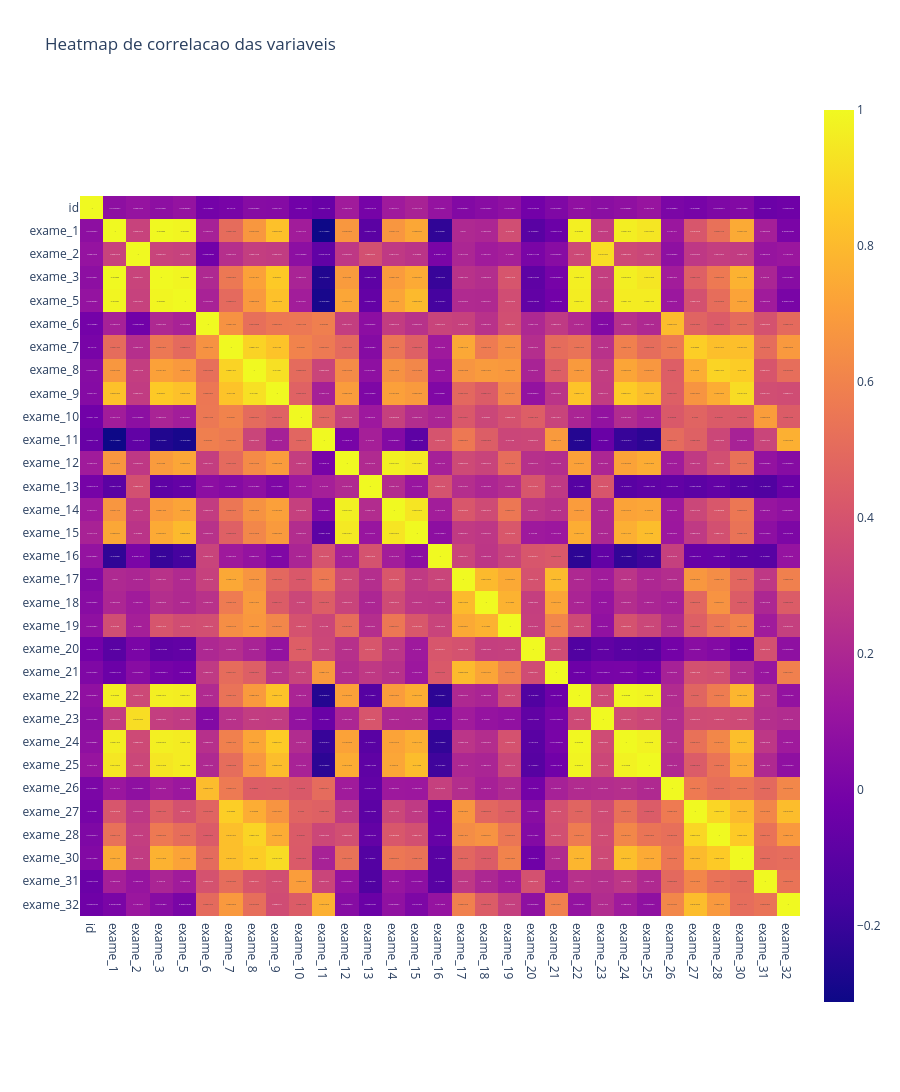

The notebook cell saved with this chart:
### Markdown cell above
## Heatmap de correlacao das variaveis

### Code cell
# criando matriz de correlacao das variaveis numericas
matriz_corr = df_num.corr()

# criando grafico de correlacao de variaveis com matriz de correlacao calculada
fig_heatmap = px.imshow(
    matriz_corr,
    title='Heatmap de correlacao das variaveis',
    text_auto=True,
    height=1200
)

fig_heatmap.show()

### Figure 1 — Plotly figure (JSON) as saved in the notebook; plotly's stock layout.template omitted (floating-point values rounded to 4 significant figures; data arrays with more than 128 entries replaced by an {"elided": "..."} marker saying what was removed)
{"data": [{"coloraxis": "coloraxis", "hovertemplate": "x: %{x}<br>y: %{y}<br>color: %{z}<extra></extra>", "name": "0", "texttemplate": "%{z}", "type": "heatmap", "x": ["id", "exame_1", "exame_2", "exame_3", "exame_5", "exame_6", "exame_7", "exame_8", "exame_9", "exame_10", "exame_11", "exame_12", "exame_13", "exame_14", "exame_15", "exame_16", "exame_17", "exame_18", "exame_19", "exame_20", "exame_21", "exame_22", "exame_23", "exame_24", "exame_25", "exame_26", "exame_27", "exame_28", "exame_30", "exame_31", "exame_32"], "xaxis": "x", "y": ["id", "exame_1", "exame_2", "exame_3", "exame_5", "exame_6", "exame_7", "exame_8", "exame_9", "exame_10", "exame_11", "exame_12", "exame_13", "exame_14", "exame_15", "exame_16", "exame_17", "exame_18", "exame_19", "exame_20", "exame_21", "exame_22", "exame_23", "exame_24", "exame_25", "exame_26", "exame_27", "exame_28", "exame_30", "exame_31", "exame_32"], "yaxis": "y", "z": {"elided": "31x31 float values"}}], "layout": {"coloraxis": {"colorscale": [[0, "#0d0887"], [0.1111, "#46039f"], [0.2222, "#7201a8"], [0.3333, "#9c179e"], [0.4444, "#bd3786"], [0.5556, "#d8576b"], [0.6667, "#ed7953"], [0.7778, "#fb9f3a"], [0.8889, "#fdca26"], [1, "#f0f921"]]}, "height": 1200, "title": {"text": "Heatmap de correlacao das variaveis"}, "xaxis": {"anchor": "y", "constrain": "domain", "domain": [0, 1], "scaleanchor": "y"}, "yaxis": {"anchor": "x", "autorange": "reversed", "constrain": "domain", "domain": [0, 1]}}}
